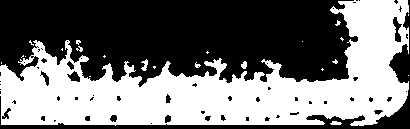
#> input picture realmap/map_a.pgm, 410 x 129 px
$ python demo_ha_traj.py
#> lines starting #> are read from the running program, lines starting #| are printed output that depends on the picture; after the words box and inside, x2 and y2 are one past the last pixel; in counts of white or black regions, pixels touching at a corner belong together
### ugv_dqn/maps/pgm.py
"""加载 ROS 规范的 PGM/YAML 占据地图到 ArrayGridMapSpec。"""
from __future__ import annotations

from pathlib import Path

import cv2
import numpy as np

from ugv_dqn.maps import ArrayGridMapSpec


def load_pgm_map(
    pgm_path: str | Path,
    start_xy: tuple[int, int],
    goal_xy: tuple[int, int],
    *,
    name: str = "pgm_map",
    occupied_thresh: float = 0.65,
    negate: bool = False,
) -> ArrayGridMapSpec:
    """加载 ROS 规范的 PGM 占据地图到 ArrayGridMapSpec。

    ROS 规范（negate=False）：
      - 像素越亮 → 越自由（p = pixel/255，低 p = 占据）
      - pixel==0   → p=0.0 < free_thresh  → 占据
      - pixel==254 → p≈1.0 > free_thresh  → 自由

    转换为栅格（y=0 在底部，1=障碍物）：
      当 (1 - pixel/255) > occupied_thresh 时判为占据（即 pixel < (1-thresh)*255）

    Args:
        pgm_path: .pgm 文件路径
        start_xy: 栅格坐标 (x, y)（y=0 在底部）
        goal_xy:  栅格坐标 (x, y)（y=0 在底部）
        name:     地图标识符
        occupied_thresh: .yaml 中的 ROS occupied_thresh（默认 0.65）
        negate:   ROS negate 标志（默认 False）
    """
#> called with pgm_path = 'realmap/map_a.pgm', start_xy = (34, 29), goal_xy = (371, 109), name = 'realmap_a', occupied_thresh = 0.65, negate = False
    pgm_path = Path(pgm_path)
    img = cv2.imread(str(pgm_path), cv2.IMREAD_GRAYSCALE)
#> img: shape (129, 410); values 0 (black) and 254 (white), 46% white; 23 white regions (17 under 20 px), largest, box (x1, y1, x2, y2) and area: (0, 0, 409, 126) 24069, (141, 59, 148, 71) 48, (330, 121, 342, 125) 36, (241, 61, 247, 69) 35, (76, 46, 83, 52) 23, (195, 62, 201, 68) 20
    if img is None:
        raise FileNotFoundError(f"Could not load PGM: {pgm_path}")

    H, W = img.shape
#> H = 129; W = 410
    # 计算占据概率
    p = img.astype(np.float32) / 255.0
    if negate:
        p = 1.0 - p

    # ROS：占据概率 = 1 - p（越亮 = 越自由）
    occ_prob = 1.0 - p
    obstacle = (occ_prob > float(occupied_thresh)).astype(np.uint8)

    # 垂直翻转：图像第0行在顶部；栅格 y=0 在底部
    grid_y0_bottom = np.flipud(obstacle).copy()
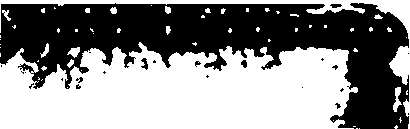
#> grid_y0_bottom: shape (129, 410); values 0 (black) and 1 (white), 54% white; 23 black regions (17 under 20 px), largest, box (x1, y1, x2, y2) and area: (0, 3, 409, 129) 24069, (141, 58, 148, 70) 48, (330, 4, 342, 8) 36, (241, 60, 247, 68) 35, (76, 77, 83, 83) 23, (195, 61, 201, 67) 20

    return ArrayGridMapSpec(
        name=name,
        grid_y0_bottom=grid_y0_bottom,
        start_xy=start_xy,
        goal_xy=goal_xy,
    )

### ugv_dqn/maps/__init__.py
"""所有支持环境的地图定义与加载。

地图类型
---------
- 森林地图（程序化生成）：forest_a / forest_b / forest_c / forest_d
  通过 forest.py 中的 ForestParams + generate_forest_grid() 生成。
  首次访问后缓存于 _FOREST_CACHE。

- 真实世界地图（PGM）：realmap_a
  通过 pgm.py 从 realmap/map_a.pgm 加载。
  起点/终点由 EDT clearance 分析选定。

主要导出
-----------
- MapSpec protocol        接口：name, start_xy, goal_xy, size, obstacle_grid()。
- GridMapSpec             字符串行地图规格（旧版栅格地图）。
- ArrayGridMapSpec        Numpy 数组地图规格（森林 + 真实地图）。
- get_map_spec(name)      统一入口：根据环境名返回 MapSpec。
- FOREST_ENV_ORDER        ("forest_a", "forest_b", "forest_c", "forest_d")
- REALMAP_ENV_ORDER       ("realmap_a",)
- ALL_ENV_ORDER           FOREST + REALMAP 合集。

预计算专家路径
------------------------
maps/precomputed/*.json   Hybrid A* 参考路径（供 train.py 中 DQfD 使用）。
"""

from __future__ import annotations

from dataclasses import dataclass
from pathlib import Path
from typing import Protocol

import numpy as np

_PROJECT_ROOT = Path(__file__).resolve().parents[2]


class MapSpec(Protocol):
    name: str
    start_xy: tuple[int, int]
    goal_xy: tuple[int, int]

    @property
    def size(self) -> tuple[int, int]: ...

    def obstacle_grid(self) -> np.ndarray: ...


@dataclass(frozen=True)
class GridMapSpec:
    name: str
    rows_y0_bottom: list[str]
    start_xy: tuple[int, int]
    goal_xy: tuple[int, int]

    # [26 lines left out: functions size, obstacle_grid, not called in this run]


@dataclass(frozen=True)
class ArrayGridMapSpec:
    name: str
    grid_y0_bottom: np.ndarray  # (H, W) uint8，y=0 在底部，1=障碍物
    start_xy: tuple[int, int]
    goal_xy: tuple[int, int]

    # [4 lines left out: function size, not called in this run]

    def obstacle_grid(self) -> np.ndarray:
        return self.grid_y0_bottom.astype(np.uint8, copy=True)


# 旧版栅格地图（"a"..."d"）已移除；保留符号以向后兼容。
ENV_ORDER: tuple[str, ...] = ()
FOREST_ENV_ORDER: tuple[str, ...] = ("forest_a", "forest_b", "forest_c", "forest_d")

# 真实世界 PGM 地图（按森林类型处理：使用相同参数的 UGVBicycleEnv）
REALMAP_ENV_ORDER: tuple[str, ...] = ("realmap_a",)

# 对外使用的组合环境顺序
ALL_ENV_ORDER: tuple[str, ...] = FOREST_ENV_ORDER + REALMAP_ENV_ORDER


MAPS: dict[str, GridMapSpec] = {}


_FOREST_CACHE: dict[str, ArrayGridMapSpec] = {}
_REALMAP_CACHE: dict[str, ArrayGridMapSpec] = {}


def _get_realmap_spec(env_name: str) -> ArrayGridMapSpec:
    """加载真实世界 PGM 地图为 ArrayGridMapSpec（y=0 在底部，1=障碍物）。"""
    if env_name in _REALMAP_CACHE:
        return _REALMAP_CACHE[env_name]
    from ugv_dqn.maps.pgm import load_pgm_map
    if env_name == "realmap_a":
        pgm_path = str(_PROJECT_ROOT / "realmap" / "map_a.pgm")
        # 通过距离变换分析找到的最佳起点/终点（各自 clearance >1.8m）
        start_xy = (34, 29)   # x=34, y=29 (y=0 at bottom), clearance≈1.88m
        goal_xy  = (371, 109) # x=371, y=109, clearance≈2.20m
    else:
        raise KeyError(env_name)
    spec = load_pgm_map(pgm_path, start_xy, goal_xy, name=env_name)
    _REALMAP_CACHE[env_name] = spec
    return spec


# [69 lines left out: function _get_forest_spec, not called in this run]


def get_map_spec(env_name: str) -> MapSpec:
    if env_name in REALMAP_ENV_ORDER:
        return _get_realmap_spec(env_name)
    if env_name in FOREST_ENV_ORDER:
        return _get_forest_spec(env_name)
    try:
        return MAPS[env_name]
    except KeyError as e:
        raise KeyError(
            f"Unknown env {env_name!r}. Options: {sorted(list(MAPS) + list(FOREST_ENV_ORDER) + list(REALMAP_ENV_ORDER))}"
        ) from e

### ugv_dqn/baselines/pathplan.py
"""Hybrid A* 和 RRT* 规划封装，用于 baseline 评估。

提供
--------
- PlannerResult             数据类：路径 + 耗时 + 成功标志 + 统计信息。
- default_ackermann_params  默认 Ackermann 运动学参数（轴距 0.6m，delta_max 27deg）。
- grid_map_from_obstacles   将 numpy 障碍物网格转换为规划器使用的 GridMap。
- forest_two_circle_footprint / forest_oriented_box_footprint
                            与 bicycle 环境匹配的车辆碰撞几何。
- plan_hybrid_astar()       运行带超时和节点限制的 Hybrid A*。
- plan_rrt_star()           运行带多重启策略的 RRT*。

这些函数由 cli/infer.py 调用，生成经典规划器路径作为
DQN 智能体对比的 baseline（论文 Table II）。
"""

from __future__ import annotations

import math
import time
from dataclasses import dataclass
from typing import Any

import numpy as np

from ugv_dqn.third_party.pathplan import (
    AckermannParams,
    AckermannState,
    GridMap,
    HybridAStarPlanner,
    LOHybridAStarPlanner,
    OrientedBoxFootprint,
    RRTStarPlanner,
    TwoCircleFootprint,
)
from ugv_dqn.third_party.pathplan.primitives import default_primitives


@dataclass(frozen=True)
class PlannerResult:
    path_xy_cells: list[tuple[float, float]]
    time_s: float
    success: bool
    stats: dict[str, Any]


# [12 lines left out: function default_ackermann_params, not called in this run]


def grid_map_from_obstacles(*, grid_y0_bottom: np.ndarray, cell_size_m: float) -> GridMap:
    g = np.asarray(grid_y0_bottom, dtype=np.uint8)
    if g.ndim != 2:
        raise ValueError("grid_y0_bottom must be a (H,W) array")
    if not (float(cell_size_m) > 0.0):
        raise ValueError("cell_size_m must be > 0")
#> (the run stopped early here; a loop or call above may not have finished)

$ run again, with expert_path_compare.png saved as realmap/map_a.pgm
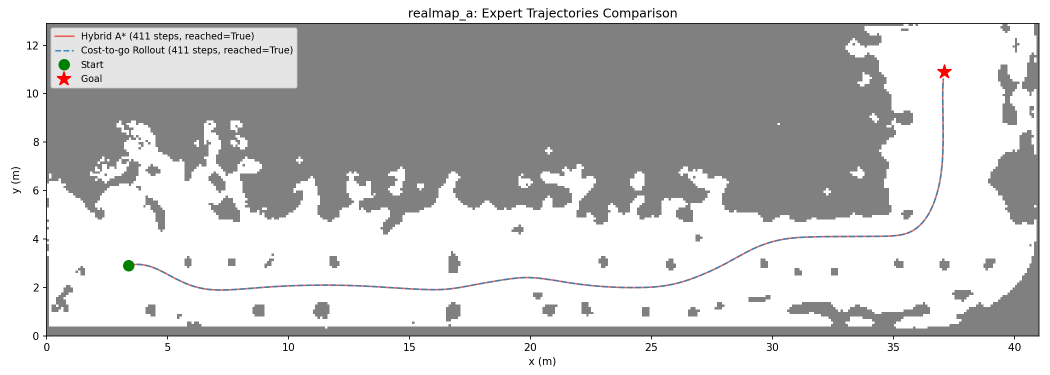
#> input picture expert_path_compare.png, 2100 x 750 px (shown at 1/2 size)
#> in load_pgm_map, `obstacle = (occ_prob > float(occupied_thresh)).astype(np.uint8)`:
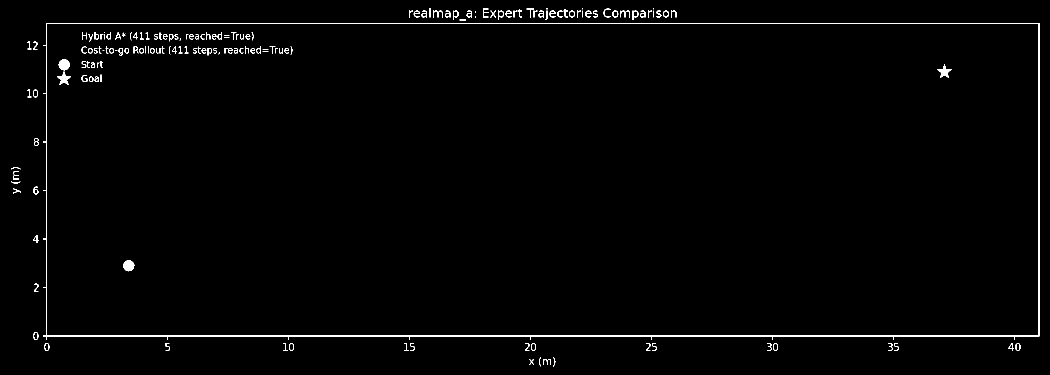
#> obstacle: shape (750, 2100) (shown at 1/2 size); values 0 (black) and 1 (white), 1.2% white in thin lines or dots
#> in load_pgm_map, `grid_y0_bottom = np.flipud(obstacle).copy()`:
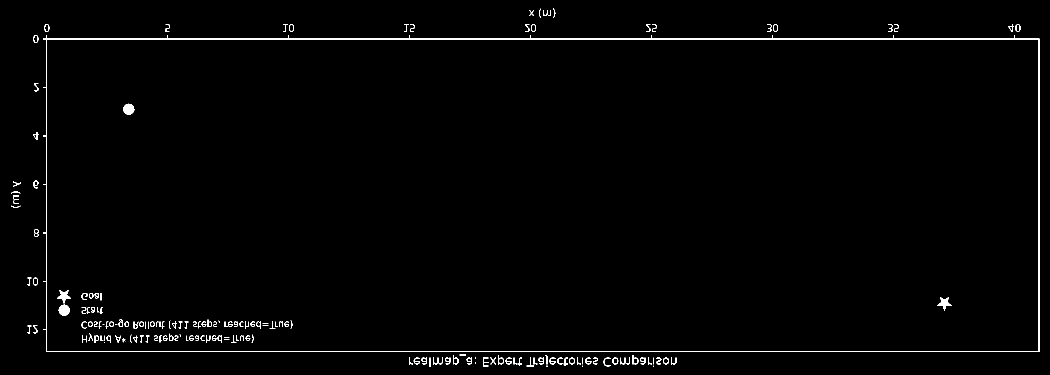
#> grid_y0_bottom: shape (750, 2100) (shown at 1/2 size); values 0 (black) and 1 (white), 1.2% white in thin lines or dots

$ run again, with expert_timing_compare.png saved as realmap/map_a.pgm
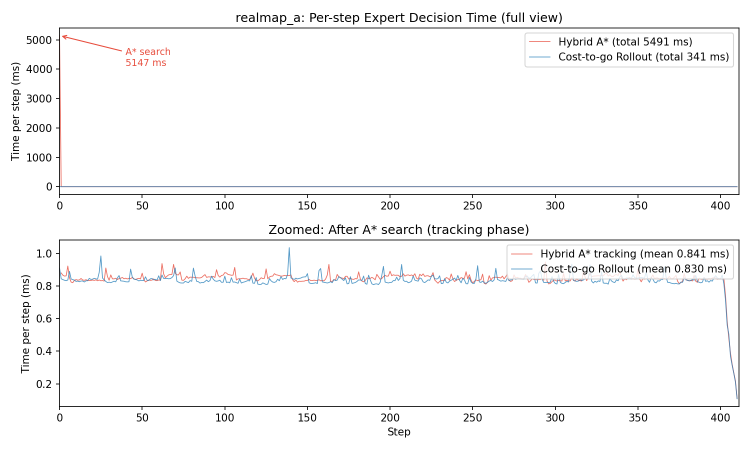
#> input picture expert_timing_compare.png, 1500 x 900 px (shown at 1/2 size)
#> in load_pgm_map, `obstacle = (occ_prob > float(occupied_thresh)).astype(np.uint8)`:
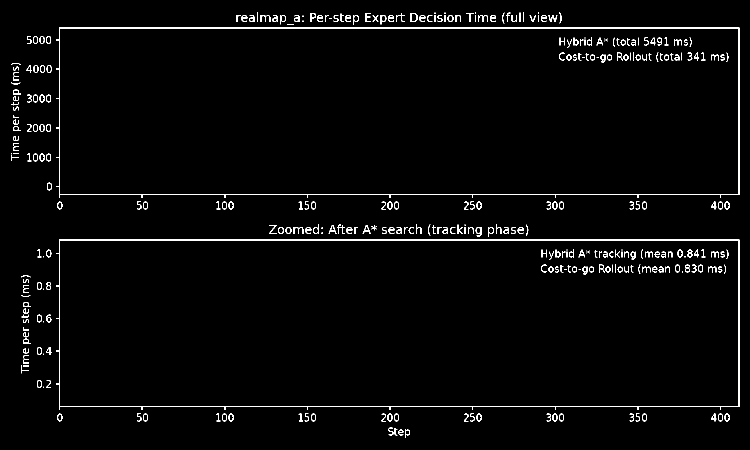
#> obstacle: shape (900, 1500) (shown at 1/2 size); values 0 (black) and 1 (white), 2.2% white in thin lines or dots
#> in load_pgm_map, `grid_y0_bottom = np.flipud(obstacle).copy()`:
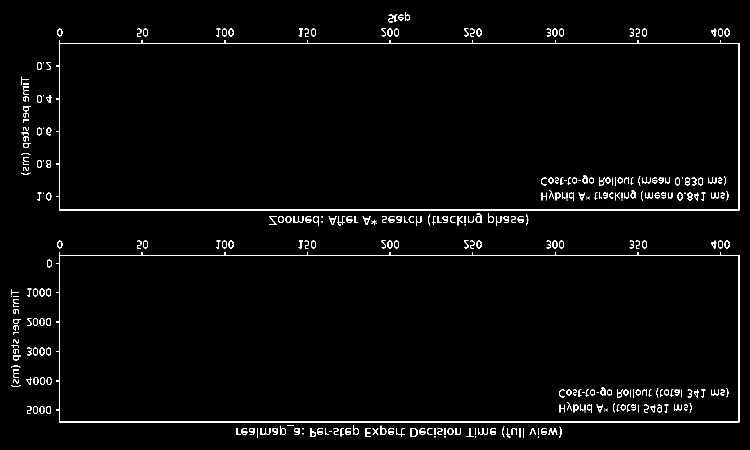
#> grid_y0_bottom: shape (900, 1500) (shown at 1/2 size); values 0 (black) and 1 (white), 2.2% white in thin lines or dots
